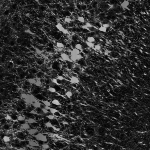
%> input picture ImageDataset/data_1.tif, 150 x 150 px
$ octave main.m   (GNU Octave 9; MATLAB toolbox functions it lacks are replaced by stand-ins)
%> lines starting %> are read from the running program, lines starting %| are printed output that depends on the picture
### ReadTiff.m
function img = ReadTiff(pathImg)
%> called with pathImg = 'ImageDataSet\data_1.tif'
info = imfinfo(pathImg);
num_images = numel(info);
img = zeros([info(1).Height, info(1).Width, num_images], 'uint8');
parfor k = 1 : num_images
    img(:, :, k) = imread(pathImg, k);
end

end

### BinaryImg.m
function imgBin = BinaryImg(imgOrig, binThre)
imgBin = zeros(size(imgOrig), 'uint8');
parfor i = 1 : size(imgOrig, 3)
    imgBackTemp = min(imgOrig(:, :, i), 100);
    imgBackTemp = padarray(imgBackTemp, [4 4], 'symmetric');
    averageTemplate = ones(9,9)/81;
    imgBackTemp = double(imgBackTemp);
    for j = 1 : 20
        imgBackTemp = conv2(imgBackTemp, averageTemplate, 'valid');
        imgBackTemp = padarray(imgBackTemp, [4 4], 'symmetric');
    end
    imgBackTemp = imgBackTemp(5 : end - 4, 5 : end - 4);
    imgBackTemp = imgBackTemp + binThre .* sqrt(imgBackTemp);
    imgBin(:, :, i) = imgOrig(:, :, i) > imgBackTemp;
end

end

### BinAndEro.m
function [imgBin, imgEro] = BinAndEro(imgOrig, binThre, eroThre)
%> called with binThre = 7, eroThre = 0.001
denseLevel = IdentifyDenseLevel(imgOrig);
imgBin = BinaryImg(imgOrig, binThre);
%> the loop in BinaryImg, `parfor i = 1 : size(imgOrig, 3)` made 150 passes
%> pass 1, in BinaryImg, `imgBackTemp = min(imgOrig(:, :, i), 100);`:
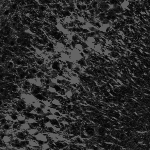
%> imgBackTemp: size 150x150 uint8; min 2, max 100, mean 44.2
%> pass 1, in BinaryImg, `imgBackTemp = padarray(imgBackTemp, [4 4], 'symmetric');`:
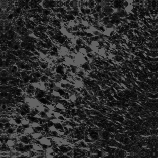
%> imgBackTemp: size 158x158 uint8; min 2, max 100, mean 43.6
%> pass 1, in BinaryImg, `imgBackTemp = imgBackTemp(5 : end - 4, 5 : end - 4);`:
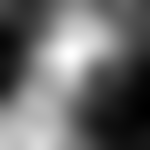
%> imgBackTemp: size 150x150 double; min 28.34, max 66.47, mean 44.2; drawn with min black and max white
imgBin = imfill(imgBin, 6, 'holes');
imgEro = ErodeImg(imgBin, 9);
connectedComp = bwconncomp(imgEro, 6);
numPoint1 = sum(imgEro(:));
numCC1 = connectedComp.NumObjects;
for i = 1 : 105
    imgEro = ErodeImg(imgEro, 9 + 0.027*i);
    connectedComp = bwconncomp(imgEro, 6);
    numPoint2 = sum(imgEro(:));
    numCC2 = connectedComp.NumObjects;
    rate1 = abs(numPoint2 - numPoint1) / numPoint1;
    rate2 = abs(numCC2 - numCC1) / numCC1;
    if denseLevel == 1
        if rate1 < eroThre && rate2 < eroThre || numPoint2 ==0 || i == 35
            break;
        end
    elseif denseLevel == 2
        if rate1 < eroThre && rate2 < eroThre && i >= 40 || numPoint2 ==0 || i == 70
            break;
        end
    else
        if rate1 < eroThre && rate2 < eroThre && i >= 75 || numPoint2 ==0 || i == 105
            break;
        end
    end
    numPoint1 = numPoint2;
    numCC1 = numCC2;
end

end

### WriteImageStack.m
function WriteImageStack(img, nameImg)
n = size(img, 3);
for i = 1 : n
    imwrite(uint8(img(:, :, i)), nameImg, 'WriteMode', 'append');
end

end

### ImgResizeSpecial.m
function imgRe = ImgResizeSpecial(img, xyzRes)
%% 对Z向进行升采样
%
sizeImg = size(img);
sizeImgRe = round(sizeImg .* (xyzRes / xyzRes(1)));
imgRe = zeros(sizeImgRe, 'uint8');
for i = 1 : sizeImgRe(3)
    temp = min(max(round(i / (xyzRes(3) / xyzRes(1))), 1), sizeImg(3));
    imgRe(:, :, i) = img(:, :, temp);
end

end

### LocationCellCCP.m
function cellStruct = LocationCellCCP(imgOrig, selectThre, thetaGauss, volumeThre, minR, localInd1, localInd2, localSize, localNum, xyzRes)
imgOrig = ImgResizeSpecial(imgOrig, xyzRes);
connectedComp = bwconncomp(imgOrig > 0, 6);
numObjects = connectedComp.NumObjects;
connectedCompInd = regionprops(connectedComp, 'PixelList');
cellStructructTotal = cell(numObjects, 1);
initialIndTotal = cell(numObjects, 1);
connectedCImgTotal = cell(numObjects, 1);
for i = 1 : numObjects
    tempPixelList = connectedCompInd(i).PixelList(:, [2 1 3]);
    if size(tempPixelList, 1) >= volumeThre && IsCoplanar(tempPixelList) == 0
        [initialInd, connectedCImg] = ExtractMinBox(tempPixelList, imgOrig);
        initialIndTotal{i} = initialInd;
        connectedCImgTotal{i} = connectedCImg;
    end
end
parfor i = 1 : numObjects
    tempPixelList = connectedCompInd(i).PixelList(:, [2 1 3]);
    tempcellStructruct = LocationCellCC(initialIndTotal{i}, connectedCImgTotal{i}, tempPixelList, thetaGauss, volumeThre, minR, selectThre, localInd1, localInd2, localSize, localNum);
    cellStructructTotal{i} = tempcellStructruct;
    disp(['......', num2str(i), '/', num2str(numObjects), 'with ', num2str(size(tempPixelList, 1)), ' points', '......', num2str(sum(tempcellStructruct.label == 1))]);
end
cellStruct.center = [0 0 0];
cellStruct.centerRe = [0 0 0];
cellStruct.volume = 0;
cellStruct.element{1, 1} = zeros(3, 3);
cellStruct.radius = 0;
cellStruct.label = 0;
for i = 1 : numObjects
    tempcellStruct = cellStructructTotal{i};
    t1 = size(cellStruct.center, 1);
    t2 = size(tempcellStruct.center, 1);
    cellStruct.center(t1 + 1 : t1 + t2, :) = bsxfun(@times, tempcellStruct.center, [1 1 xyzRes(1)/xyzRes(3)]);
    cellStruct.centerRe(t1 + 1 : t1 + t2, :) = bsxfun(@times, tempcellStruct.centerRe, [1 1 xyzRes(1)/xyzRes(3)]);
    cellStruct.volume(t1 + 1 : t1 + t2, 1) = tempcellStruct.volume;
    for j = 1 : t2
        cellStruct.element{t1 + j, 1} = bsxfun(@times, tempcellStruct.element{j, 1}, [1 1 xyzRes(1)/xyzRes(3)]);
    end
    cellStruct.radius(t1 + 1 : t1 + t2, 1) = tempcellStruct.radius;
    cellStruct.label(t1 + 1 : t1 + t2, 1) = tempcellStruct.label;
end
cellStruct = DeleteNearCell(cellStruct, selectThre, minR);

end

### LocationCell.m
function cellStruct = LocationCell(img, thetaGauss, volumeThre, cellStruct, initialInd, minR, selectThre, localInd1, localInd2, localSize, localNum)
img = double(img) / 255;
imgBin = double(img > 0);
sizeImg = size(img);
numVoxel = sizeImg(1) * sizeImg(2) * sizeImg(3);
[yInd, xInd, zInd] = ind2sub(sizeImg, 1 : numVoxel);
yxzInd = [yInd; xInd; zInd];

%% compute rho (local density rho) and delta (minimum distance from points of higher density)
%
imgBin1 = imgBin(:);
delta1 = zeros(numVoxel, 1);
nearestInd1 = zeros(numVoxel, 1);
gaussTemplate3D = GenerateGaussFilter3D(thetaGauss);
tempImg = padarray(img, [round(2 * thetaGauss) round(2 * thetaGauss) round(2 * thetaGauss)], 'symmetric');
rho = convn(tempImg, gaussTemplate3D, 'valid');
rho = rho .* imgBin;
rho1 = rho(:);

[~, rhoInd] = sort(rho1, 'descend');
delta1(rhoInd(1)) = 1;
nearestInd1(rhoInd(1)) = rhoInd(1);
rhoIndNew = find(imgBin1(rhoInd) == 1);
if sum(imgBin1) > localNum
    rhoPadded = padarray(rho, [(localSize - 1)/2 (localSize - 1)/2 (localSize - 1)/2]);
    ff = @(p) MinDistLocal(p, rhoInd, sizeImg, yxzInd, rhoIndNew, localInd1, localInd2, rhoPadded, localSize);
else
    ff = @(p) MinDist(p, rhoInd, sizeImg, yxzInd, rhoIndNew);
end
[ALPH, BETA] = arrayfun(ff, (2 : length(rhoIndNew)));
delta1(rhoInd(rhoIndNew(2:length(rhoIndNew)))) = ALPH;
nearestInd1(rhoInd(rhoIndNew(2:length(rhoIndNew)))) = BETA;

%% find cluster centers
%
cellInd1 = find(delta1 > 0.3 & rho1 > 0.1);
voxelInd = 1 : length(delta1);
voxelInd(delta1==0 | rho1 == 0 |delta1 > 0.3 & rho1>0.1) = [];

delta2 = delta1(voxelInd);
rho2 = rho1(voxelInd);
numGrid =1e3;
matrixGrid = zeros(ceil(max(delta2 * numGrid)) + 1, ceil(max(rho2 * numGrid)) + 1);
for i = 1 : length(delta2)
    tempVar1 = round(delta2(i) * numGrid);
    tempVar2 = round(rho2(i) * numGrid);
    matrixGrid(tempVar1 + 1, tempVar2 + 1) = matrixGrid(tempVar1 + 1, tempVar2 + 1) + 1;
end
gaussTemplate2D = fspecial('gaussian', [11 11], 3);
tempImg1 = padarray(matrixGrid, [5 5], 'symmetric');
tempRho = conv2(tempImg1/max(tempImg1(:)), gaussTemplate2D, 'valid');
rhoRhoDelta = zeros(length(delta2), 1);
for i = 1 : length(delta2)
    tempVar3 = round(delta2(i) * numGrid);
    tempVar4 = round(rho2(i) * numGrid);
    rhoRhoDelta(i) = tempRho(tempVar3 + 1, tempVar4 + 1);
end

cellInd2 = intersect(voxelInd(rhoRhoDelta < 1e-2), find(delta1 >= (selectThre * minR)/norm(sizeImg - 1)));
clusterCenter = union(cellInd2, cellInd1);
numCluster = length(clusterCenter);
tempVar5 = rho1(clusterCenter);
[~, tempVar6] = sort(tempVar5, 'descend');
removedCenter = [];
numRemoved = 0;
for i = 1 : numCluster
    for j = i + 1 : numCluster
        if norm(yxzInd(:, clusterCenter(tempVar6(i))) - yxzInd(:, clusterCenter(tempVar6(j)))) < (selectThre * minR)
            numRemoved = numRemoved + 1;
            removedCenter(numRemoved) = clusterCenter(tempVar6(j));
        end
    end
end
clusterCenter = union(setdiff(clusterCenter, removedCenter), rhoInd(1));
numCluster = length(clusterCenter);

%% assign cluster for the points except the identified cluster centers
%
labelCluster = zeros(numVoxel, 1);
for i = 1 : numCluster
    labelCluster(clusterCenter(i)) = i;
end
iter = 0;
maxIter = 100;
while sum(labelCluster ~= 0) < sum(imgBin1) && iter < maxIter
    for i = 2 : length(rhoIndNew)
        if labelCluster(rhoInd(rhoIndNew(i))) == 0
            labelCluster(rhoInd(rhoIndNew(i))) = labelCluster(nearestInd1(rhoInd(rhoIndNew(i))));
        end
    end
    iter = iter + 1;
end

%% inversely map the coordinates in the conneceted component to the original image stack
%
tempVar7 = 1 : numVoxel;
numCell = size(cellStruct.center, 1);
cellStruct.center(numCell + 1 : numCell + numCluster, :) = bsxfun(@plus, yxzInd(:, clusterCenter)', initialInd - [1 1 1]);
for i = 1 : numCluster
    tempImg2 = logical(reshape(labelCluster == i, sizeImg));
    tempVar12 = tempVar7(tempImg2(:));
    cellStruct.volume(numCell + i, 1) = numel(tempVar12);
    tempVar8 = yxzInd(:, tempVar12)';
    cellStruct.element{numCell + i, 1} = bsxfun(@plus, tempVar8, initialInd - [1 1 1]);
    tempVar9 = mean(tempVar8, 1);
    cellStruct.centerRe(numCell + i, :) = tempVar9 + initialInd - [1 1 1];
    tempImg2 = bwperim(tempImg2);
    tempVar10 = tempVar7(tempImg2(:));
    tempVar11 = yxzInd(:, tempVar10)';
    cellStruct.radius(numCell + i, 1) = mean(sqrt(sum((bsxfun(@minus, tempVar11, tempVar9)).^2, 2))) + 0.5;
end
tempInd1 = find(cellStruct.volume(numCell + 1 : numCell + numCluster, 1) < volumeThre);
tempInd2 = find(cellStruct.volume(numCell + 1 : numCell + numCluster, 1) >= volumeThre);
cellStruct.label(numCell + tempInd1, 1) = -1;
cellStruct.label(numCell + tempInd2, 1) = 1;

end

### ErodeImg.m
function imgEro = ErodeImg(imgBin, eroIntesity)
tempTemplate = ones(3, 3, 3, 'uint8');
tempImg = convn(padarray(imgBin, [1 1 1], 'symmetric'), tempTemplate, 'valid');
imgEro = uint8(tempImg > eroIntesity & imgBin);

end

### IdentifyDenseLevel.m
function [denseLevel, temp] = IdentifyDenseLevel(img)
maxGray = double(max(prctile(img(:), 99.99), 150));
tempVar1 = double(img(:));
tempVar1 = tempVar1 / maxGray;
temp = sum(tempVar1) / numel(tempVar1) * 100;
if temp >= 0 && temp < 1
    denseLevel = 1;
elseif temp >= 1 && temp < 2
    denseLevel = 2;
elseif temp >= 2
    denseLevel = 3;
end

end

### ExtractMinBox.m
function [initialInd, connectedCImg] = ExtractMinBox(pixelList, imgOrig)
temp2 = min(pixelList, [], 1);
temp3 = max(pixelList, [], 1);
temp7 =  sub2ind([temp3(1) - temp2(1) + 1, temp3(2) - temp2(2) + 1, temp3(3) - temp2(3) + 1], pixelList(:, 1) - temp2(1) + 1, pixelList(:, 2) - temp2(2) + 1, pixelList(:, 3) - temp2(3) + 1);
temp4 = imgOrig(temp2(1) : temp3(1), temp2(2) : temp3(2), temp2(3) : temp3(3));
temp4_1 = temp4;
temp4 = zeros(size(temp4), 'uint8');
temp4(temp7) = temp4_1(temp7);
initialInd = temp2;
connectedCImg = temp4;

### IsCoplanar.m
function copl = IsCoplanar(allPoints)
if size(allPoints,1) <= 3
	copl = 1;
end
rnk = rank(bsxfun(@minus, allPoints(2 : end, :), allPoints(1,:)));
copl = rnk <= size(allPoints,2) - 1;

### LocationCellCC.m
function cellStruct = LocationCellCC(initialInd, connectedCImg, tempPixelList, thetaGauss, volumeThre, minR, selectThre, localInd1, localInd2, localSize, localNum)
cellStruct.center = [0 0 0];
cellStruct.centerRe = [0 0 0];
cellStruct.volume = 0;
cellStruct.element{1, 1} = zeros(3, 3);
cellStruct.radius = 0;
cellStruct.label = 0;
if size(tempPixelList, 1) >= volumeThre && IsCoplanar(tempPixelList) == 0
    %[initialInd, connectedCImg] = ExtractMinBox(tempPixelList, imgOrig);
    cellStruct = LocationCell(connectedCImg, thetaGauss, volumeThre, cellStruct, initialInd, minR, selectThre, localInd1, localInd2, localSize, localNum);
else
    numCell = size(cellStruct.center, 1);
    cellStruct.center(numCell + 1, :) = [0 0 0];
    cellStruct.centerRe(numCell + 1, :) = [0 0 0];
    cellStruct.volume(numCell + 1, 1) = 0;
    cellStruct.element{numCell + 1, 1} = zeros(3, 3);
    cellStruct.radius(numCell + 1, 1) = 0;
    cellStruct.label(numCell + 1, 1) = -2;
end

end

### GenerateGaussFilter3D.m
function gaussTemplate3D = GenerateGaussFilter3D(thetaGauss)
s = 2 * round(2 * thetaGauss) + 1;
gaussTemplate3D = zeros(s, s, s);
f = @(x) 1/(sqrt(2*pi) * thetaGauss) * exp(-1/2 * norm(x)^2 / thetaGauss^2);
for i = 1 : s
    for j = 1 : s
        for l = 1 : s
            tempVar = [i - (s+1)/2 j - (s+1)/2 l - (s+1)/2] * 2;
            gaussTemplate3D(i, j, l) = f(tempVar);
        end
    end
end
gaussTemplate3D = gaussTemplate3D / sum(gaussTemplate3D(:));

end

### MinDist.m
function [alph, beta] = MinDist(i, rhoInd, sizeImg, yxzInd, rhoIndNew)
tempVar = bsxfun(@minus, yxzInd(:, rhoInd(rhoIndNew(1 : i-1))), yxzInd(:, rhoInd(rhoIndNew(i))));
[alph, tempVar1] = min(sqrt(sum(tempVar.^2)) / norm(sizeImg - 1));
beta = rhoInd(rhoIndNew(tempVar1));
end

### MinDistLocal.m
function [alph, beta] = MinDistLocal(i, rhoInd, sizeImg, yxzInd, rhoIndNew, localInd1, localInd2, rhoPadded, localSize)
tempWj1 = (localSize - 1) / 2;
tempWj2 = (localSize + 1) / 2;
temp1 = yxzInd(:, rhoInd(rhoIndNew(i))) + [tempWj1 tempWj1 tempWj1]';
temp2 = rhoPadded(temp1(1) - tempWj1 : temp1(1) + tempWj1, temp1(2) - tempWj1 : temp1(2) + tempWj1, temp1(3) - tempWj1 : temp1(3) + tempWj1);
temp3 = temp2 >= temp2(tempWj2, tempWj2, tempWj2);
if sum(temp3(:)) == 1
    alph = 0.5;
    beta = 0;
else
    [temp4, temp5] = min(localInd2(temp3));
    temp7 = localInd1(temp3);
    temp5 = temp7(temp5);
    alph = temp4 / norm(sizeImg - 1);
    [beta1, beta2, beta3] = ind2sub([localSize localSize localSize], temp5);
    temp6 = [beta1, beta2, beta3]' + yxzInd(:, rhoInd(rhoIndNew(i))) - [tempWj2 tempWj2 tempWj2]';
    beta = sub2ind(sizeImg, temp6(1), temp6(2), temp6(3));
end
end

### main.m
%%=====================================================================================================
%% localization of touching cells based on density-peak clustering
%  non-image-spilting version, suitable for small volume image stack (about less 400 x 400 x 400 voxels)
%  input image: 8-bit TIF image stack
%  the preprocessing parameters (binarization and erosion) are used to accurately extract the soma regions
%  the settings of preprocessing parameters had been dicussed in detail, please see
%  "Cheng SH, Quan TW, Liu XM, Zeng Sq. Large-scale localization of touching somas from 3D images using density-peak clustering. BMC bioinformatics. 2016; doi: DOI: 10.1186/s12859-016-1252-x."
%  the localization parameters can be easily set according to the estimated minimum and average cell radius and the xyz resolution
%  we provided test datasets and corresponding test results (the parameter setting of different datasets were provided with an excel file)
%  note that data_2 and data_3 have been processed, and only need to load them, no preprocessing is needed
%  this matlab package follows MIT License
%  please cite the above paper for research use
%
clear all
clc
isOpen = matlabpool('size') >0;
if ~isOpen
    matlabpool
end
if ~(exist('LocalizationResults', 'dir') == 7)
    mkdir('LocalizationResults');
end

%%=====================================================================================================
%% parameter settings
% image info
imgPath = 'ImageDataSet\data_1.tif';
xyzRes = [2 2 2]; % uint: um
isExistNeurite = 1; % if exsiting the influence of thick neurites

% output file
localizationResultPath = 'data_1';
localizationResultPath = ['LocalizationResults\', localizationResultPath];
mkdir(localizationResultPath);

% parameters of image preprocess
binThre = 7; % according to image contrast, 3-10
eroThre = 0.001; % set when IsExistNeurite = 1
eroNum = 5; % set when IsExistNeurite = 0, 2-8

% parameters of localization
minR = 1.5; % unit: voxel
averR = 4; % unit: voxel
selectThre = 1;
volumeThre = 1 * pi/6 * (2*minR)^3; % adjust the coefficient 1
thetaGauss = 1 * averR/2 ; % unit: voxel,

%%=====================================================================================================
%% reading image stack
%
disp('Reading image stack is begin');
imgOrig = ReadTiff(imgPath);

%%=====================================================================================================
%% processing image stack to accurately extract the soma regions
%
disp('Binarization and eroding is begin');
if isExistNeurite == 1
    [imgBin, imgEro] = BinAndEro(imgOrig, binThre, eroThre);
else
    [imgBin, imgEro] = BinAndEroSimp(imgOrig, binThre, eroNum);
end
WriteImageStack(imgBin .* imgOrig, [localizationResultPath, '\', 'imgBin.tif']);
%> the loop in WriteImageStack, `for i = 1 : n` made 150 passes
%> pass 1, in WriteImageStack, `imwrite(uint8(img(:, :, i)), nameImg, 'WriteMode', 'append');`:
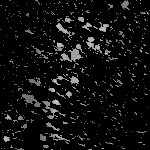
%> saved as imgBin.tif: size 150x150 uint8; min 0, max 199, mean 15.1
WriteImageStack(imgEro .* imgOrig, [localizationResultPath, '\', 'imgEro.tif']);
%> the loop in WriteImageStack (call 2), `for i = 1 : n` made 150 passes
%> pass 1, in WriteImageStack (call 2), `imwrite(uint8(img(:, :, i)), nameImg, 'WriteMode', 'append');`:
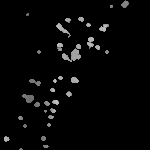
%> saved as imgEro.tif: size 150x150 uint8; min 0, max 199, mean 6.5
%imgEro = uint8(ReadTiff(imgPath) > 0); % data_2 and data_2 have been processed, only need to load them, no preprocessing is needed

%%=====================================================================================================
%% locaing cells
%
disp('Location on every connected component is begin');
localSize = round(averR*2) * 2 + 1;
localNum = localSize^3;
localInd1 = reshape(1 : localSize^3, [localSize, localSize, localSize]);
localInd2 = zeros(localSize, localSize, localSize);
for i = 1 : localSize
    for j = 1 : localSize
        for k = 1 : localSize
            localInd2(i, j, k) = norm([i j k] - [(localSize + 1)/2 (localSize + 1)/2 (localSize + 1)/2]);
        end
    end
end
localInd2((localSize + 1)/2, (localSize + 1)/2, (localSize + 1)/2) = 2 * localSize;

cellStruct = LocationCellCCP(imgOrig .* imgEro, selectThre, thetaGauss, volumeThre, minR, localInd1, localInd2, localSize, localNum, xyzRes);
%> (the run ends here)
